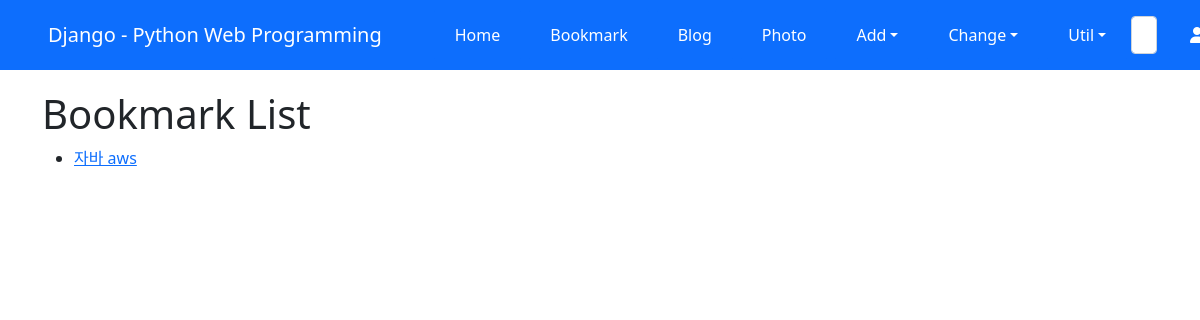
Before: /bookmark/ with the older database file.
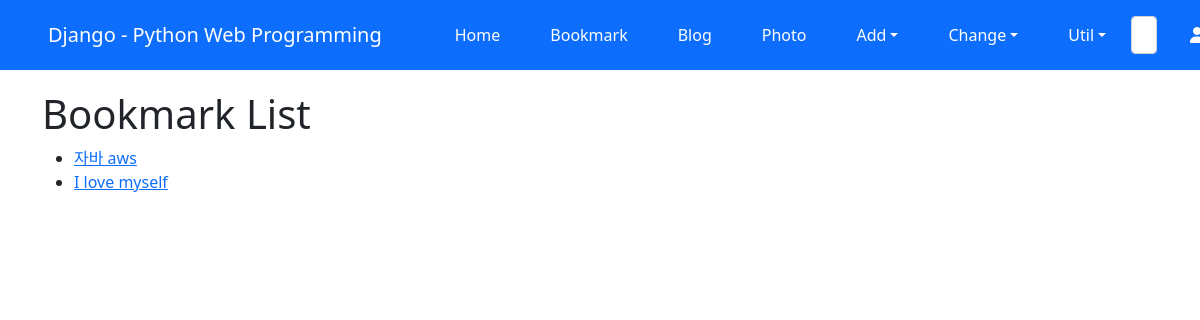
After: the same page with the newer database file.
### bookmark/models.py (models this page shows, shortened)
class Bookmark(models.Model):
    title = models.CharField('TITLE', max_length=100, blank=True)
    url = models.URLField('URL', unique=True)
    owner = models.ForeignKey(User, on_delete=models.CASCADE, blank=True, null=True)

### bookmark/views.py (the view)
# urls.py: path('', views.BookmarkLV.as_view(), name='index'),
class BookmarkLV(ListView):
    model = Bookmark

### bookmark/templates/bookmark/bookmark_list.html (shortened to what this page needs)
{% extends 'base.html' %}
{% block content %}
    <h1>Bookmark List</h1>
    <ul>
        {% for bookmark in object_list %}
            <li><a href="{% url 'bookmark:detail' bookmark.id %}">{{ bookmark.title }}</a></li>
        {% endfor %}
    </ul>
{% endblock %}

Changed rows visible on the page:
added Bookmark: title "I love myself"
